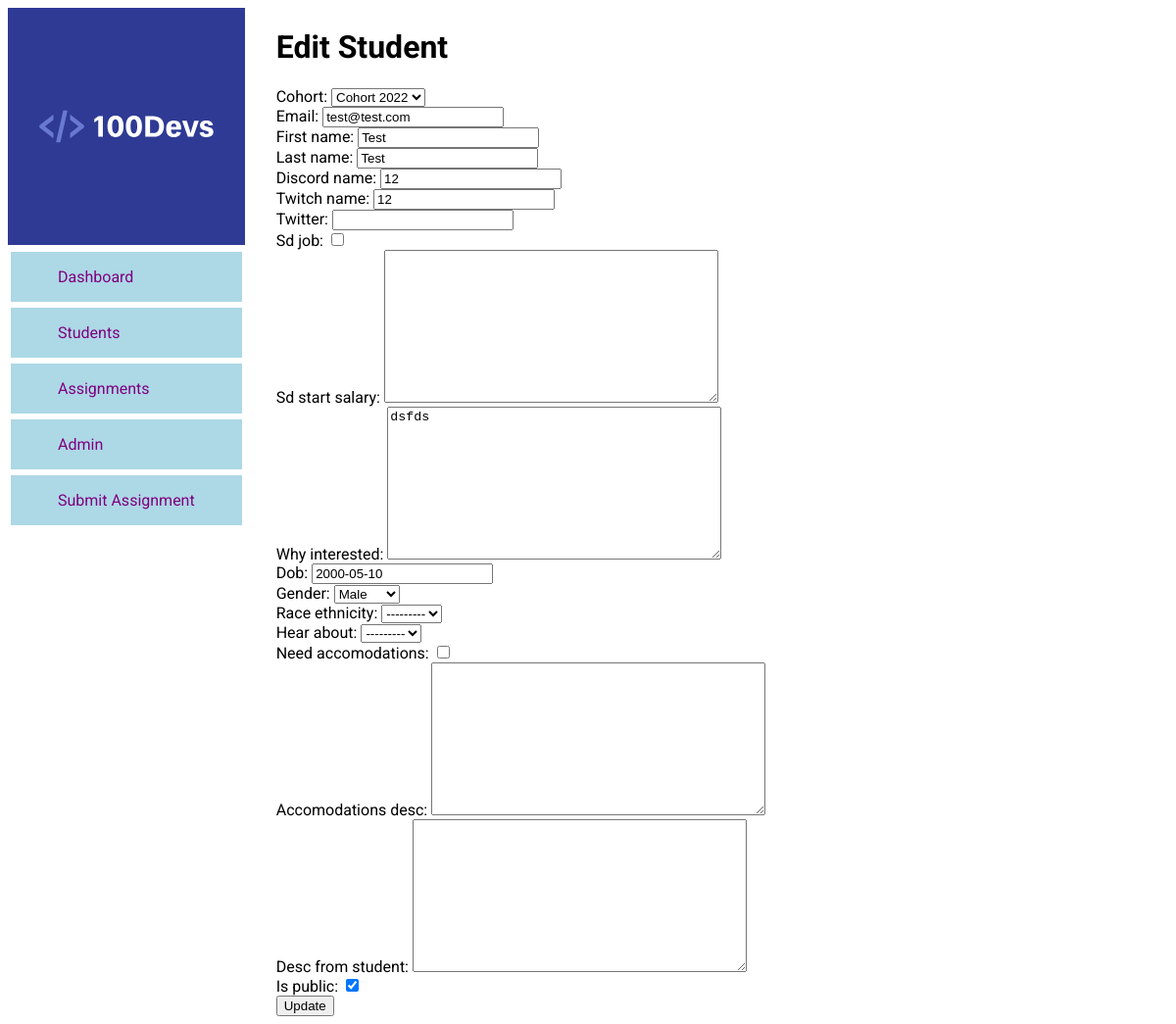
Page /students/edit/1/ on the committed database.
### main/models.py (models this page shows, shortened)
class Student(models.Model):
    cohort = models.ForeignKey(Cohort, on_delete=models.SET_NULL, blank=True, null=True)
    email = models.EmailField()
    first_name = models.CharField(max_length=100, blank=True, null=True)
    last_name = models.CharField(max_length=100, blank=True, null=True)
    discord_name = models.CharField(max_length=100, blank=True, null=True)
    twitch_name = models.CharField(max_length=100, blank=True, null=True)
    twitter = models.CharField(max_length=100, blank=True, null=True)
    sd_job = models.BooleanField(default=False)
    sd_start_salary = models.TextField(blank=True, null=True)
    why_interested = models.TextField(blank=True, null=True)
    dob = models.DateField(blank=True, null=True)
    gender = models.ForeignKey(Gender, on_delete=models.SET_NULL, blank=True, null=True)
    race_ethnicity = models.ForeignKey(RaceEthnicity, on_delete=models.SET_NULL, blank=True, null=True)
    hear_about = models.ForeignKey(HearAboutUs, on_delete=models.SET_NULL, blank=True, null=True)
    need_accomodations = models.BooleanField(default=False)
    accomodations_desc = models.TextField(blank=True, null=True)
    desc_from_student = models.TextField(blank=True, null=True)
    is_public = models.BooleanField(default=False)

### main/views.py (the view)
# urls.py: path('students/edit/<str:student_id>/', views.student_edit, name="student-edit"),
def student_edit(request, student_id):
    student = Student.objects.get(id=student_id)
    form = StudentForm(instance=student)
    if request.method == "POST":
        form = StudentForm(request.POST, instance=student)
        if form.is_valid():
            form.save()
            return redirect('students')
    context = {
        "student": student,
        "form": form
    }
    return render(request, 'student_edit.html', context)

### main/forms.py
class StudentForm(forms.ModelForm):
    class Meta:
        model = Student
        fields = '__all__'
        exclude = []

### main/models.py (called while the page is built)
    def __str__(self):
        return self.name

    def __str__(self):
        return self.name

### main/templates/student_edit.html (shortened to what this page needs)
{% extends 'main.html' %}
{% block content %}
<h1>Edit Student</h1>
<form action="" method="POST">
    <ul>
        {{ form.as_ul }}
    </ul>
    <button type="submit">Update</button>
</form>
{% endblock content %}

### static/css/main.css (style rules this page uses)
body { display: flex; flex-direction: row; font-family: 'Roboto', sans-serif; }
ul { list-style-type: none; margin: 0; padding: 0; }

### rows in the picture
Student: cohort "Cohort 2022", email "test@test.com", first_name "Test", last_name "Test", discord_name "12", twitch_name "12", why_interested "dsfds", dob "2000-05-10", gender "Male", race_ethnicity "---------", hear_about "---------", is_public "☑"
